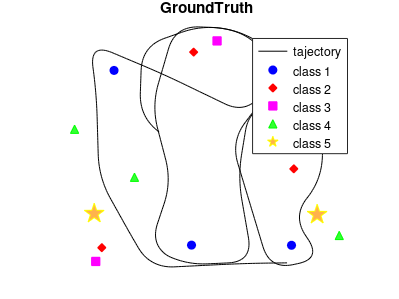

The MATLAB script that drew this image: (Note: this script raises an error after producing the figure.)
%
%  the version 1 : the parameter of Standard Deviation is setted 
%
%
% our implementation based on the original code of the paper 
%    < SLAM with objects using a nonparametric pose graph >
% the github: 
%    https://github.com/BeipengMu/objectSLAM
%
%
%

close all;
clc;
clear;

addpath('include/');

%% load data and add noise
load('data/simulation.mat');

% generate Simulation Data


% New： create common view relationships
if ~exist('commonview.mat')
    commonview = zeros(length(node_edge.dpos), length(node_edge.dpos));
    %commonview = zeros(max(lm_edge.id1), max(lm_edge.id1));

    tmp = cell(length(node_edge.dpos),1);
    commonviewFrame = cell(length(node_edge.dpos),1);
    for i = 1:length(node_edge.dpos)
        tmp{i} = lm_edge.id2(find(lm_edge.id1==i));
    end

    for i = 1:length(tmp)
        i
        t1 = tmp{i};

        for j = (i+1):length(tmp)

            t2 = tmp{j};
            t3 = intersect(t1, t2);
            if ~isempty(t3)
                commonview(j,i) = 1;
                commonview(i,j) = commonview(j,i);
            end
        end

        commonviewFrame{i} = find(commonview(i,:)==1);
    end
    
    measurements_Commonview = cell(length(lm_edge.id1), 1);
    for i = 1:length(lm_edge.id1) 
        
        idx_frame = lm_edge.id1(i);
        commonviewKeyFrame = find(commonview(idx_frame, :)==1);
            
        measurement_Tmp = [i];
        for j = 1:length(commonviewKeyFrame)
            tmp = find(lm_edge.id1==commonviewKeyFrame(j));
            measurement_Tmp = [measurement_Tmp tmp];
        end
        measurements_Commonview{i} = measurement_Tmp;
    end
    
    
    save commonview commonview
    save commonviewFrame commonviewFrame
    save measurements_Commonview measurements_Commonview
else
    load commonview
    load commonviewFrame
    load measurements_Commonview
end

lm_edge.commonview = commonview;
lm_edge.commonviewFrame = commonviewFrame;
lm_edge.measurements_Commonview = measurements_Commonview;

%%
%  three noise parameters are setted here
noise_1 = 0.1;     % 0.1 -  0.3
noise_2 = 0.02;    % 0.02 - 0.1
noise_3 = 0.01;

lm_edge.dpos = lm_edge.dpos + randn(2,1098)*noise_1;  % 0.1
node_edge.dpos = node_edge.dpos+ randn(size(node_edge.dpos))*noise_2; % 0.02 
node_edge.dtheta = node_edge.dtheta + randn(size(node_edge.dtheta))*noise_3; % 0.01

%% plot dataset
fig = figure;
set(fig,'Position', [100, 100, 400, 300]);
set(fig,'Units','Inches');
pos = get(fig,'Position');
set(fig,'PaperPositionMode','Auto','PaperUnits','Inches','PaperSize',[pos(3), pos(4)])

plot(truth_traj(:,1),truth_traj(:,2),'k');
hold on; 
        
label={'tajectory'};
for i=1:5
    idx = truth_objects(:,3)==i-1;
    if sum(idx)>0
        label{end+1}=['class ' num2str(i)];
        switch i
        case 1
            plot(truth_objects(idx,1),truth_objects(idx,2),'bo','MarkerFaceColor','b');            
        case 2
            plot(truth_objects(idx,1),truth_objects(idx,2),'rd','MarkerFaceColor','r');
        case 3
            plot(truth_objects(idx,1),truth_objects(idx,2),'ms','MarkerFaceColor','m');
        case 4
            plot(truth_objects(idx,1),truth_objects(idx,2),'g^','MarkerFaceColor',[0.2 1 0.2]);
        case 5
            plot(truth_objects(idx,1),truth_objects(idx,2),'yp','MarkerFaceColor',[1 0.7 0.3],'MarkerSize',15);
        end               
   end
end
axis equal; axis off;
legend(label);
title('GroundTruth');
        
%% DP
pr = Processer();
pr = pr.setupobjects(node_edge,lm_edge);
% pr.plot();
pr = pr.optimizeDP(10);
[Eodom_NP, Eobj_NP]=pr.computeError(truth_traj',truth_objects');
pr.plot();
title('DP non-parametric');


%% HDP
pr = Processer();
pr = pr.setupobjects(node_edge,lm_edge);
% pr.plot();
pr = pr.optimizeHDP(10);
[Eodom_NP, Eobj_NP]=pr.computeError(truth_traj',truth_objects');
pr.plot();
title('HDP non-parametric');



